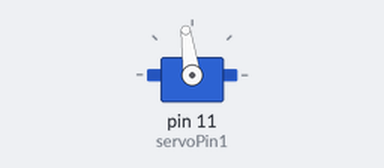
Bench run of a sketch on a simulated Arduino Uno, built with avr-gcc and run on an emulated ATmega328P. Parts: servo.

Above: at 7.1 s.
Timing chart, 0 to 8.6 s (numbered marks = the images above):
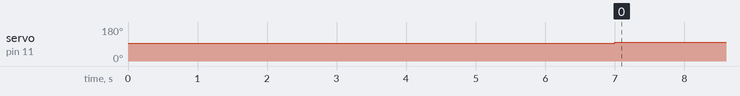

Measured:
- by itself, servo on pin 11 (servoPin1): 93° → 98° at 7.0 s

The sketch:

single_thruster.ino
```cpp
#include <Servo.h>

//byte servoPin1 = 8; // right side, lower middle, forward facing
//byte servoPin2 = 9; // right side, front, downward facing
//byte servoPin3 = 10; // right side, upper middle, forward facing
//byte servoPin4 = 11; // right side, back, downward facing -- WORKS
//byte servoPin5 = 3; //left side, front, downward facing
//byte servoPin6 = 4; //left side, lower middle, forward facing
//byte servoPin7 = 7; // left side, back, downward facing
//byte servoPin8 = 6; //left side, upper middle, forward facing

byte servoPin1 = 11; // Test one thruster at a time
//byte servoPin2 = 4;
//byte servoPin3 = 6;
//byte servoPin4 = 7;

Servo servo1;
//Servo servo2;
//Servo servo3;
//Servo servo4;

void setup() {
  servo1.attach(servoPin1);
  //servo2.attach(servoPin2);
  //servo3.attach(servoPin3);
  //servo4.attach(servoPin4);

  servo1.writeMicroseconds(1500); // send "stop" signal to ESC.
  //servo2.writeMicroseconds(1500); // send "stop" signal to ESC.
  //servo3.writeMicroseconds(1500); // send "stop" signal to ESC.
  //servo4.writeMicroseconds(1500); // send "stop" signal to ESC.

  delay(7000); // delay to allow the ESC to recognize the stopped signal
}

void loop() {
  int signal = 1550; // Set signal value, which should be between 1100 and 1900

  servo1.writeMicroseconds(signal);  // Send signal to ESC.
  //servo2.writeMicroseconds(signal);  // Send signal to ESC.
  //servo3.writeMicroseconds(signal);  // Send signal to ESC.
  //servo4.writeMicroseconds(signal);  // Send signal to ESC.

}
```
